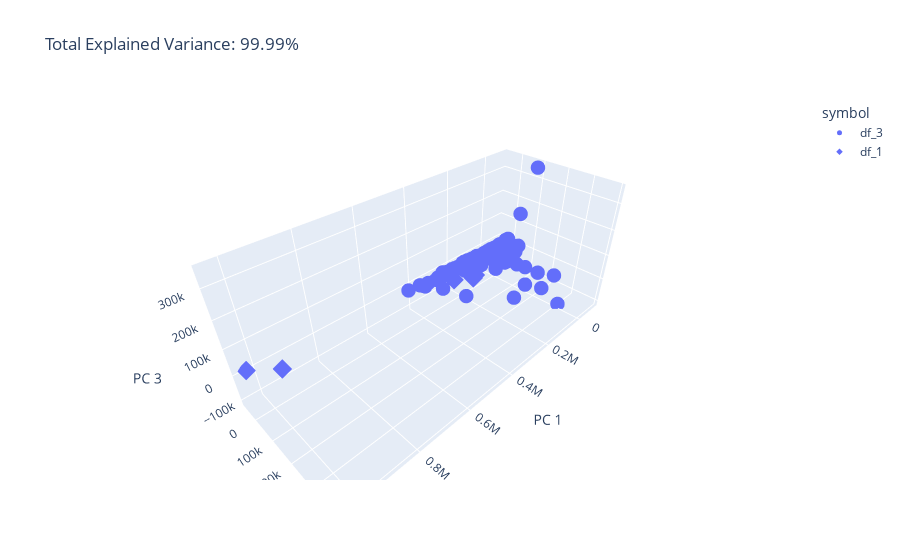

The notebook cell saved with this chart:
### Code cell
import plotly.express as px
from sklearn.decomposition import PCA
import sklearn
from sklearn.neighbors import KNeighborsRegressor
from sklearn.metrics import mean_squared_error
from sklearn.tree import DecisionTreeRegressor

import sys
modname = globals()['__name__']
modobj  = sys.modules[modname]

sub_src_df_1 = ['df_2', 'df_3', 'df_1', 'df_3', 'df_1', 'df_2']
sub_tar_df_2 = ['df_1', 'df_1', 'df_2', 'df_2', 'df_3', 'df_3']

for i in range (2,3):

    df_src = getattr(modobj, sub_src_df_1[i])

    df_tar = getattr(modobj, sub_tar_df_2[i])

    # source split
    Xs = df_src.iloc[:,:-1]
    Ys = df_src.iloc[:,-1]

    # target split
    Xt = df_tar.iloc[:,:-1]
    Yt = df_tar.iloc[:,-1]


    results_transfer = []
    results_transfer_val = []

    kmm_1 = KMM() #kernel_mean_matching(Xs, Xt[:25], kern='rbf', B=10) # kmm(Xs, Xt[:25], sigma=10) 
    beta = kmm_1.fit(Xs, Xt[:25])

    Xs_new = beta * Xs

    model =  DecisionTreeRegressor(max_depth=5) #KNeighborsRegressor(n_neighbors=3) #linear_model.Lasso(alpha=15) #DecisionTreeRegressor(max_depth=5)
    model.fit(Xs_new, Ys )
    y_pre_kmm = model.predict(Xt[:25])
    mse_kmm = np.sqrt( mean_squared_error(Yt[:25], y_pre_kmm) )
    results_transfer.append(mse_kmm)

    y_pre_ridge = model.predict(Xt[25:])
    mse_kmm_val = np.sqrt( sklearn.metrics.mean_squared_error(Yt[25:], y_pre_ridge) )
    results_transfer_val.append(mse_kmm_val)

    print("MSE Transfer Testdata: ", np.mean(results_transfer))
    print("MSE Transfer Validationdata: ", np.mean(results_transfer_val))

    Xs['beta'] = beta
    Xs['beta_T_F'] = 1
    Xt['beta_T_F'] = 2
    Xt['beta'] = 2
    Xs = Xs.append(Xt[:25])

    pca = PCA(n_components=3)
    components = pca.fit_transform(Xs.iloc[:,:-1])

    total_var = pca.explained_variance_ratio_.sum() * 100

    fig = px.scatter_3d(
        components, x=0, y=1, z=2, color=Xs['beta'], symbol=Xs['beta_T_F'], color_continuous_scale="Bluered_r", #range_color=(np.mean(beta)-np.mean(beta)*0.02,np.mean(beta)+np.mean(beta)*0.02),
        title=f'Total Explained Variance: {total_var:.2f}%',
        labels={'0': 'PC 1', '1': 'PC 2', '2': 'PC 3'}
    )
    fig.update_traces(marker_size = 5)
    fig.show()

### Figure 1 — Plotly figure (JSON) as saved in the notebook; plotly's stock layout.template omitted (floating-point values rounded to 4 significant figures; data arrays with more than 128 entries replaced by an {"elided": "..."} marker saying what was removed)
{"data": [{"hovertemplate": "symbol=df_3<br>PC 1=%{x}<br>PC 2=%{y}<br>PC 3=%{z}<extra></extra>", "legendgroup": "df_3", "marker": {"color": "#636efa", "size": 5, "symbol": "circle"}, "mode": "markers", "name": "df_3", "scene": "scene", "showlegend": true, "type": "scatter3d", "x": {"elided": "334 float values"}, "y": {"elided": "334 float values"}, "z": {"elided": "334 float values"}}, {"hovertemplate": "symbol=df_1<br>PC 1=%{x}<br>PC 2=%{y}<br>PC 3=%{z}<extra></extra>", "legendgroup": "df_1", "marker": {"color": "#636efa", "size": 5, "symbol": "diamond"}, "mode": "markers", "name": "df_1", "scene": "scene", "showlegend": true, "type": "scatter3d", "x": [173700.0, 40530.0, -43550.0, -80740.0, 182300.0, -79860.0, -27390.0, 302000.0, 39040.0, -68630.0, 183400.0, -60100.0, 944700.0, -25120.0, -10240.0, -35590.0, -71570.0, 139300.0, -78170.0, 163900.0, -80870.0, -79580.0, -42000.0, 1026000.0, 254600.0], "y": [-26960.0, 23170.0, -11550.0, -12400.0, 44070.0, -12560.0, -2691.0, -19340.0, 4706.0, -20330.0, -14520.0, -16440.0, -13660.0, -2848.0, -2406.0, -4822.0, -2989.0, 1204.0, -7210.0, 38050.0, -9669.0, -11390.0, 1611.0, -63830.0, 11690.0], "z": [-645.2, -16890.0, -4925.0, -4596.0, -24600.0, -4618.0, -8147.0, -3952.0, -10920.0, -2126.0, -5125.0, -3506.0, -8517.0, -8245.0, -8564.0, -7655.0, -8143.0, -10460.0, -6745.0, -22850.0, -5963.0, -5514.0, -10010.0, 7484.0, -14650.0]}], "layout": {"legend": {"title": {"text": "symbol"}, "tracegroupgap": 0}, "scene": {"domain": {"x": [0, 1], "y": [0, 1]}, "xaxis": {"title": {"text": "PC 1"}}, "yaxis": {"title": {"text": "PC 2"}}, "zaxis": {"title": {"text": "PC 3"}}}, "title": {"text": "Total Explained Variance: 99.99%"}}}
